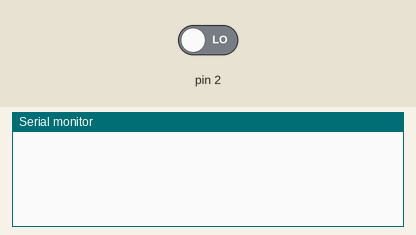
Bench run of a sketch on a simulated Arduino Uno, built with avr-gcc and run on an emulated ATmega328P. Parts: the last lines printed to the serial monitor. Inputs (shaded band) come from the test bench; at power-on: pin 2 LOW.

Above: at 1.2 s.
1.3 s: pin 2 driven HIGH
At 1.7 s:
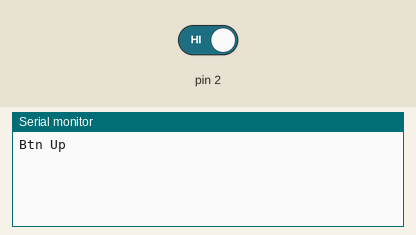
2.8 s: pin 2 driven LOW
At 4.0 s:
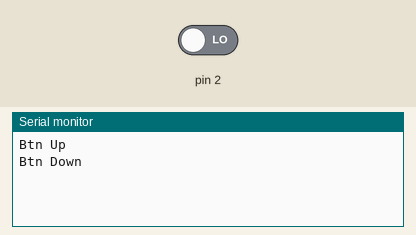

The sketch:

13.ino
```cpp
void setup() {
  Serial.begin(9600);
  //0 : Arudino 2
  //attachInterrupt(0, myISR, FALLING);
  DDRD &= ~0x04;
  //EICRA = 0x02; //falling edge
  EICRA = 0x01; //falling/rising edge
  EIMSK = 0x01;
}

void loop() {

}

SIGNAL(INT0_vect) {
//  int inValue = digitalRead(2);
//
//  if(inValue == 0)
//    Serial.println("Btn Down");
//  else if(inValue == 1)
//    Serial.println("Btn Up");

//------------------------------
  unsigned int inData = PIND;

  if(inData & 0x04)
    Serial.println("Btn Up");
  else
    Serial.println("Btn Down");
}
```

Measured:
- after the input at 1.3 s, the serial monitor: prints a new line at once (image 1)
- after the input at 2.8 s, the serial monitor: prints a new line at once (image 2)
